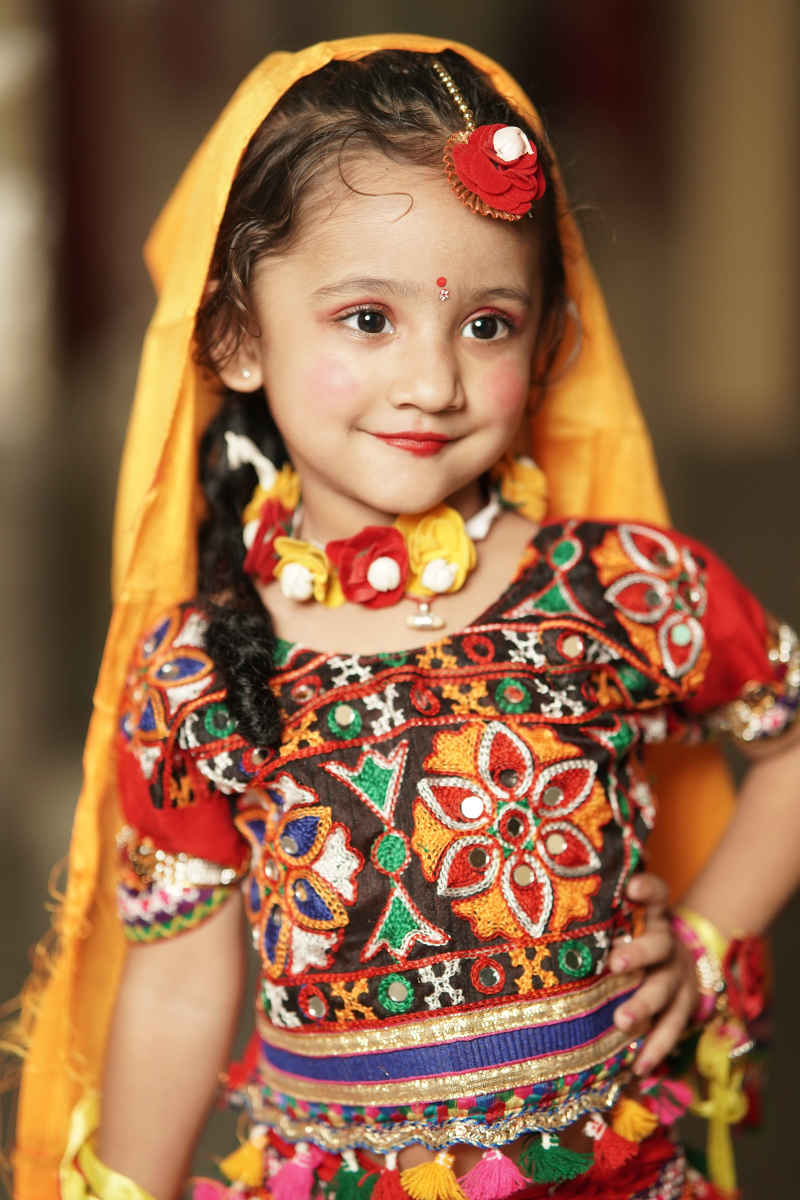
#> input picture baby_img.jpg, 4000 x 6000 px (shown at 1/5 size)
$ python program6.py
#> lines starting #> are read from the running program, lines starting #| are printed output that depends on the picture
import cv2
import numpy as np

# Read the input color image
image_bgr = cv2.imread("baby_img.jpg")
#> image_bgr is the input picture: shape (6000, 4000, 3); mean B, G, R 70, 101.7, 146.8

# Check if the image is loaded successfully
if image_bgr is None:
    print("Error: Could not load the image.")
else:
    # Convert BGR to Grayscale
    image_gray = cv2.cvtColor(image_bgr, cv2.COLOR_BGR2GRAY)
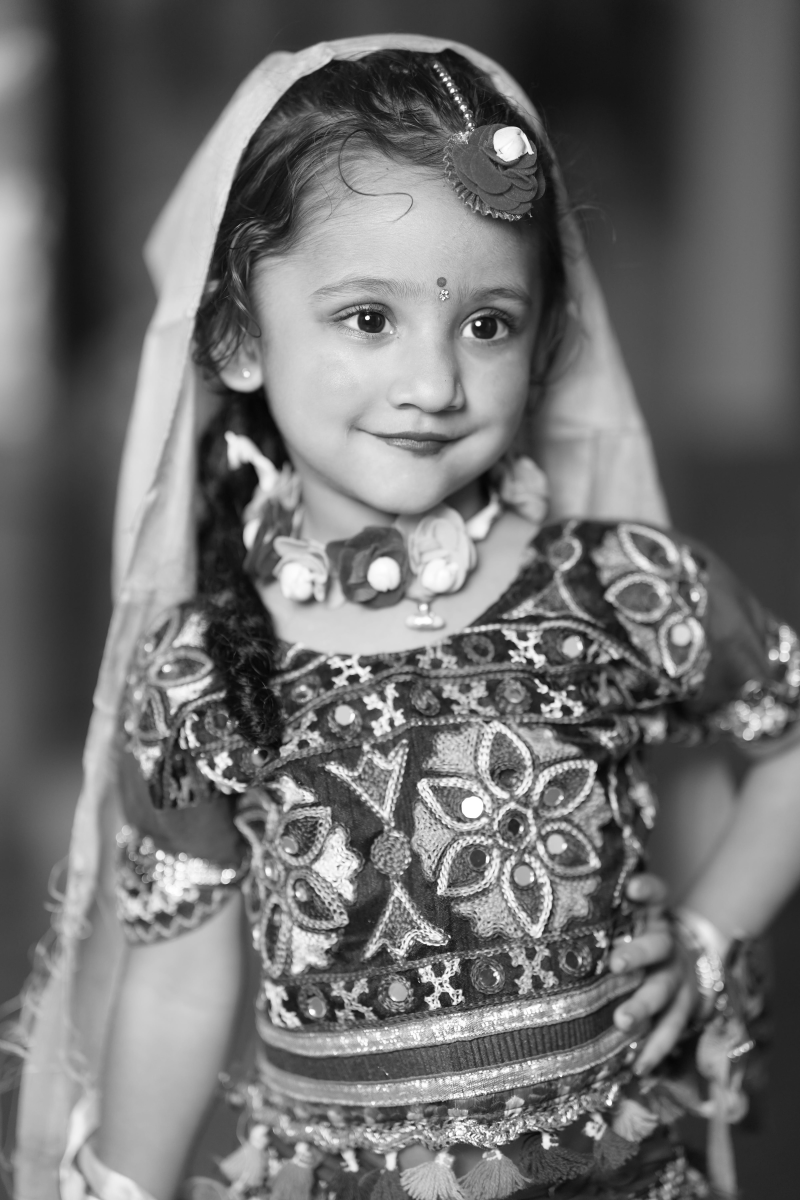
#> image_gray: shape (6000, 4000) (shown at 1/5 size); min 1, max 255, mean 111.6


    # Define a scale factor for resizing
    scale_factor = 0.1

    # Resize images for better visibility
    resized_original = cv2.resize(image_bgr, None, fx=scale_factor, fy=scale_factor)
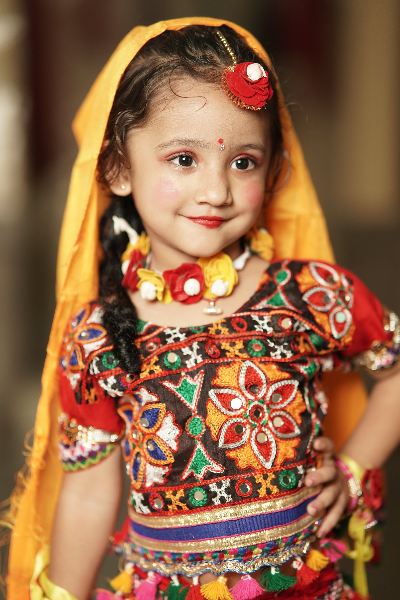
#> resized_original: shape (600, 400, 3); mean B, G, R 70.2, 101.8, 146.9
    resized_gray = cv2.resize(image_gray, None, fx=scale_factor, fy=scale_factor)
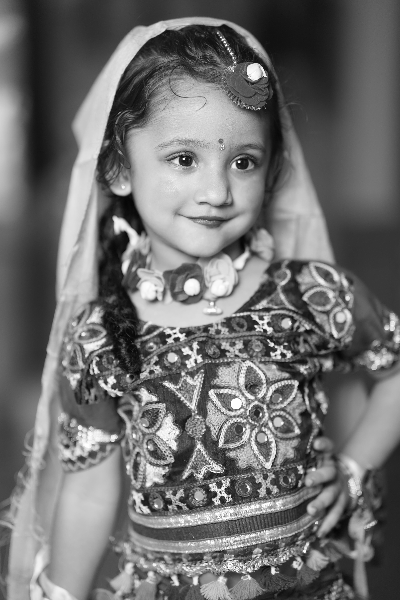
#> resized_gray: shape (600, 400); min 5, max 255, mean 111.7

    # Display the original, grayscale, and HSV images
    cv2.imshow("Original Image", resized_original)
    cv2.imshow("Grayscale Image", resized_gray)


    cv2.waitKey(0)
    cv2.destroyAllWindows()

$ run again, with cat.jpg copied over baby_img.jpg
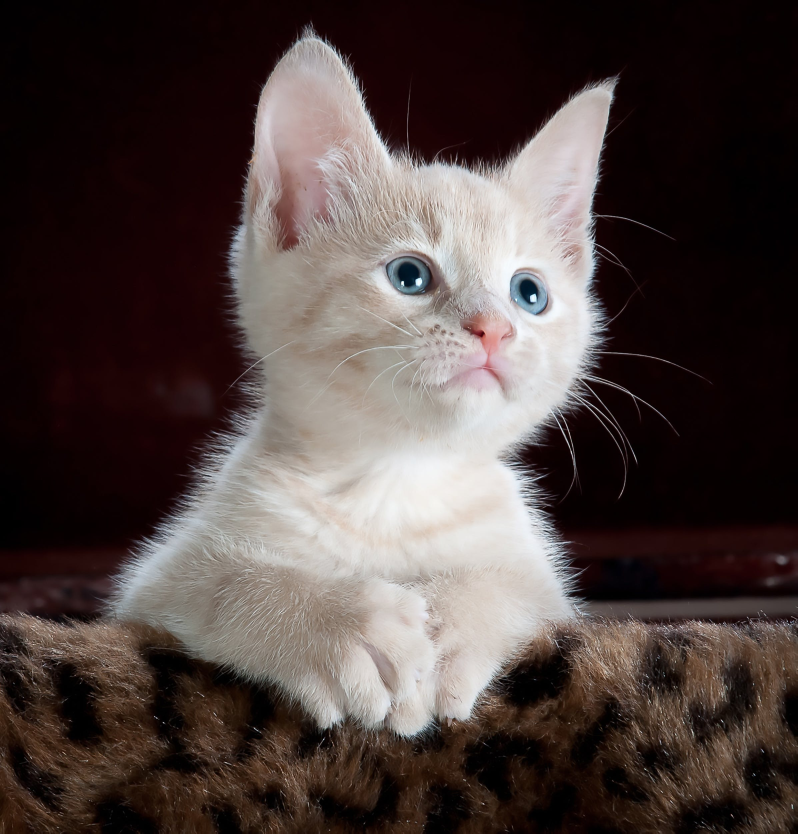
#> input picture cat.jpg, 2392 x 2500 px (shown at 1/3 size)
#> image_bgr is the input picture: shape (2500, 2392, 3); mean B, G, R 64.2, 66.7, 78.5
#> `resized_original = cv2.resize(image_bgr, None, fx=scale_factor, fy=sca..`:
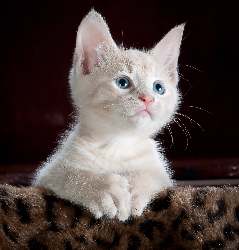
#> resized_original: shape (250, 239, 3); mean B, G, R 64.3, 66.8, 78.6
#> `resized_gray = cv2.resize(image_gray, None, fx=scale_factor, fy=scale_..`:
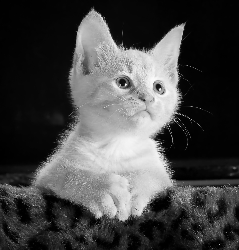
#> resized_gray: shape (250, 239); min 0, max 250, mean 70.1
